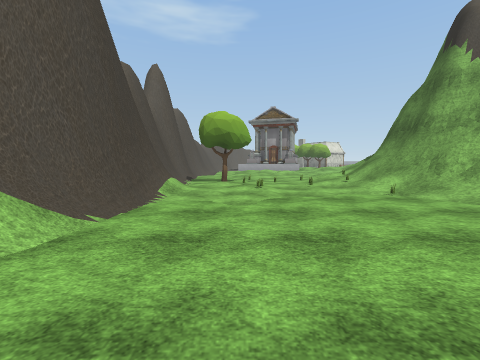
view 1 (above)

24 first-person views from a walk through a Unity game level. The camera is 1.4 m above the floor, tilts 4° down and sees 90° across. The floor is counted in squares, 2 m on a side. Each view is taken from the middle of a square. On the plan, view 1 faces up. The plan holds only what a view shows up to about 9 squares ahead; the rest is blank. The place goes on beyond the plan. The player character is not drawn. Door leaves are left out, so doorways stand open. Some surface patterns are stand-ins.

view 2
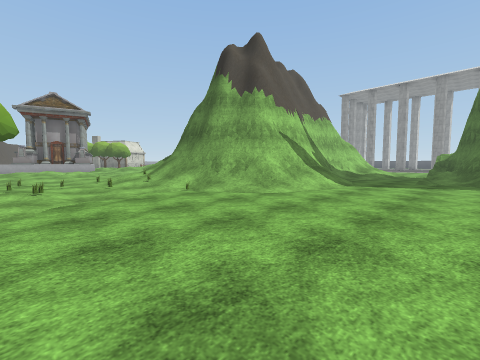

view 3
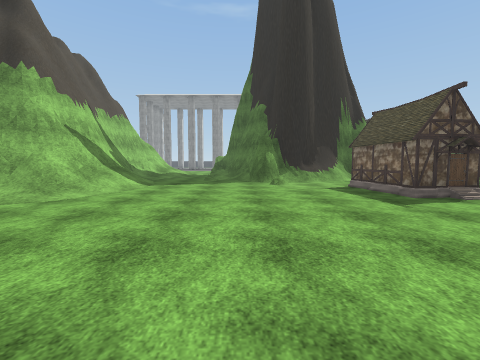

view 4
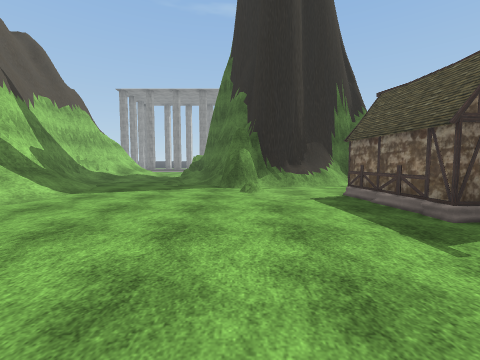

view 5
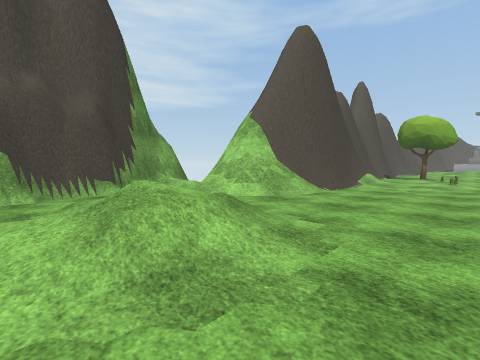

view 6
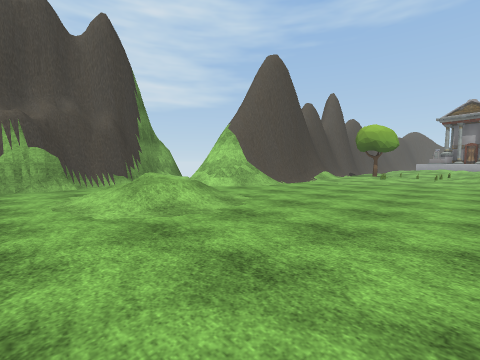

view 7
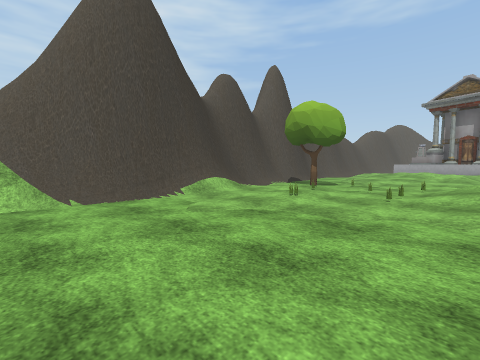

view 8
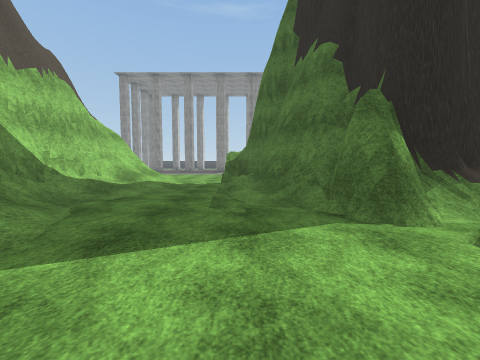

view 9
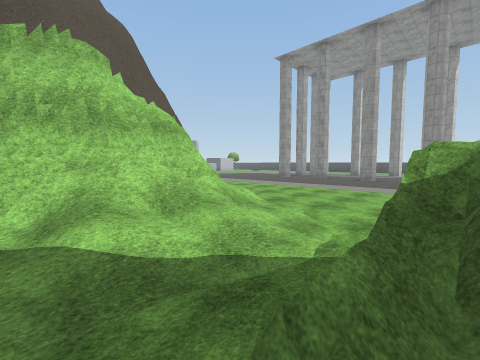

view 10
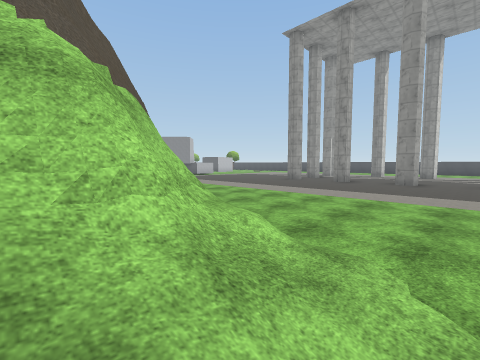

view 11
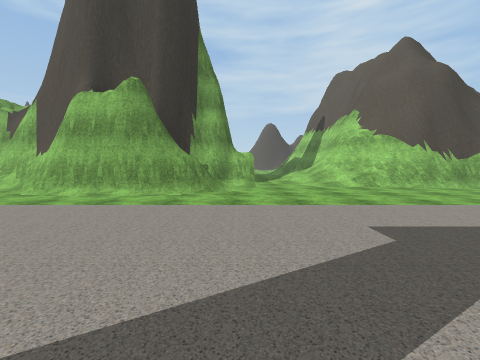

view 12
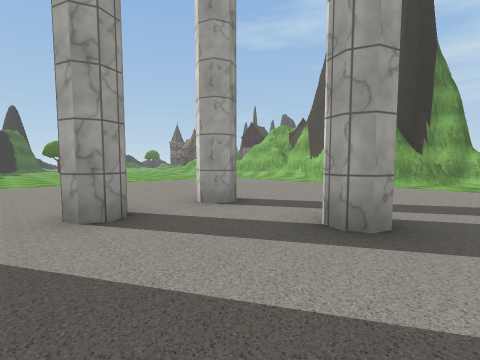

view 13
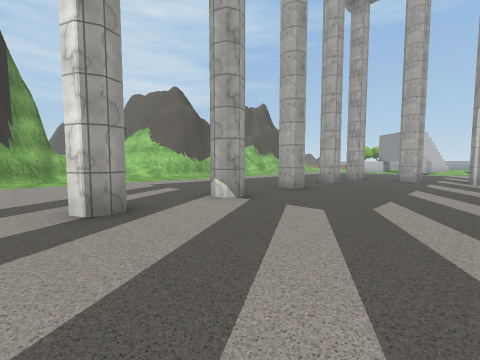

view 14
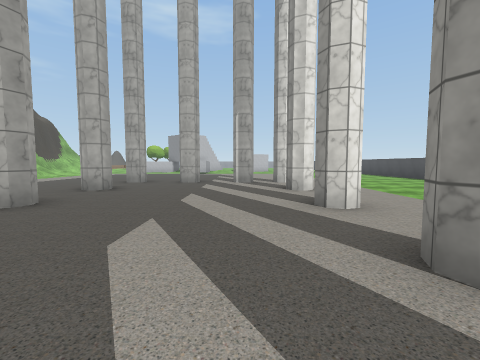

view 15
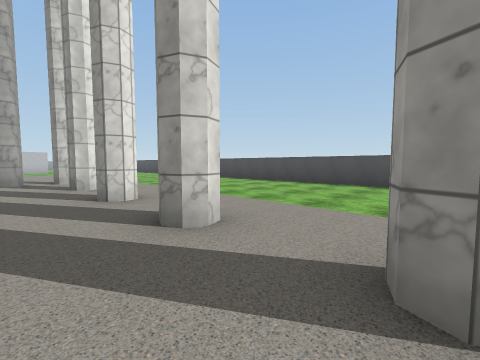

view 16
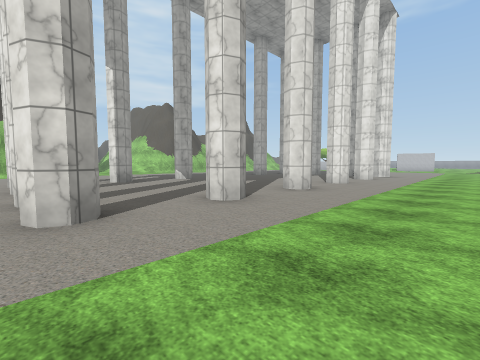

view 17
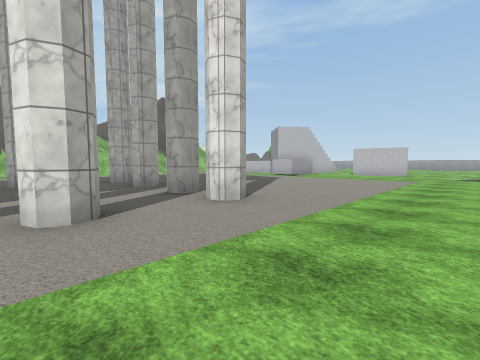

view 18
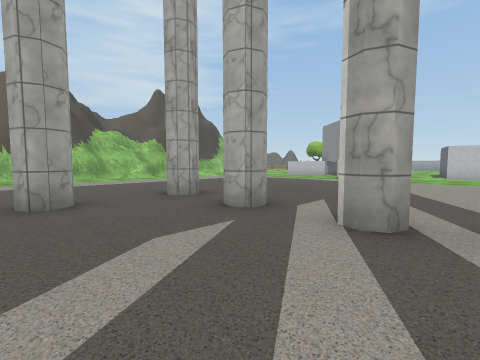

view 19
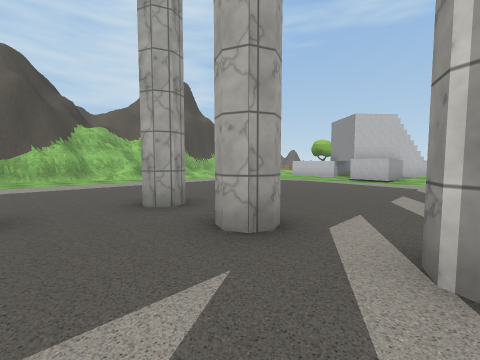

view 20
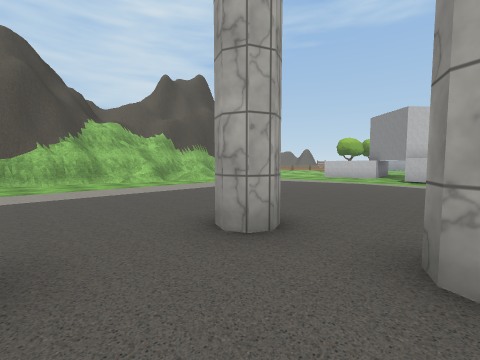

view 21
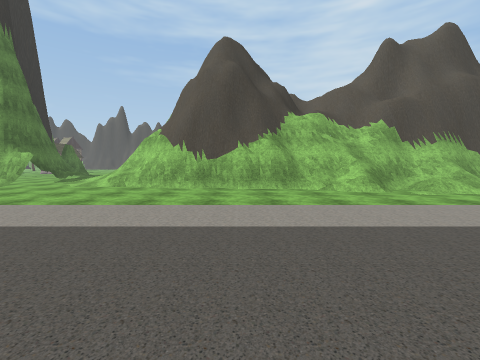

view 22
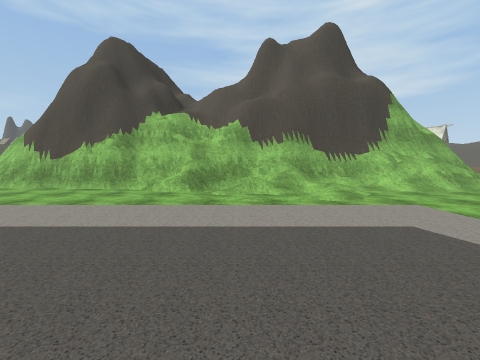

view 23
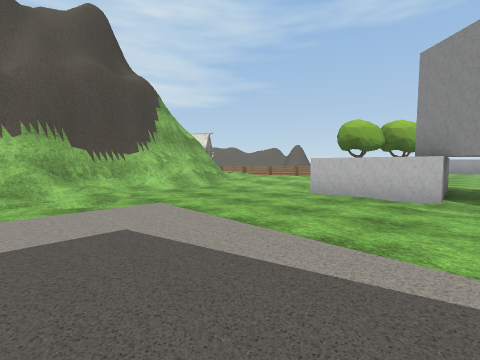

view 24
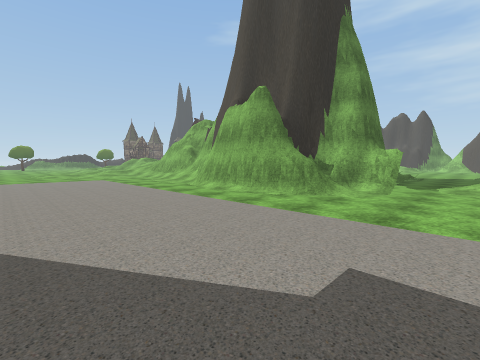

### Floor plan
Key: @ floor where view 1 was taken; # wall or solid block; . main floor; : floor 0.25 m higher than the main floor; + floor 0.5 m higher than the main floor; / step, stairs or slope; = window, fence, low wall or low ledge; ^ raised ledge; T tree; H house; O other object.
Columns run from 5 left of view 1 to 34 right of it. Each row starts with its distance up from view 1.
 21                     ^#//..####
 20                      =/.......
 19                      =/.......##. ..  ..
 18                      #/.............  ..
 17                      #//............ ...
 16                      #///...............
 15                     #^//................
 14                     ##=/................
 13       ///           ##=/................
 12      ////           ##=/................
 11     ../::           ###.................
 10     ...:/           ###.......#.#.#.#...
  9    #TO.:///          ##.................
  8    #//OO+/^          #..................
  7    #:O.OO/^          #..................
  6    #.OO.//#^    ^^ ^^#..................
  5    #....O/#^^^####=^#/........#.....#...
  4    #.....///##////////..................
  3   ##.......///...///....................
  2   #/....................................
  1 +##.............//####/.................
  0 #....@.........####  ###......#.....#...
 -1 #   /.........###     ##................
 -2 #. ///......../#       #................
 -3 #..//........./#       #................
 -4 #.........HHH..#       #..........

Positions as (right, up) in squares from view 1, and headings:
1: (0, 0), facing up
2: (0, 0), facing up-right
3: (0, 0), facing right
4: (2, -1), facing right
5: (1, -3), facing up-left
6: (3, -4), facing up-left
7: (3, 2), facing up-left
8: (6, 1), facing right
9: (12, 1), facing up-right
10: (14, 3), facing up-right
11: (24, 1), facing left
12: (28, 1), facing down-left
13: (29, -1), facing up-left
14: (29, 1), facing up
15: (29, 0), facing up-right
16: (34, -3), facing up-left
17: (34, 7), facing up-left
18: (30, 7), facing up-left
19: (29, 8), facing up-left
20: (27, 8), facing up-left
21: (24, 9), facing left
22: (24, 14), facing left
23: (24, 15), facing up-left
24: (23, 3), facing down-left
